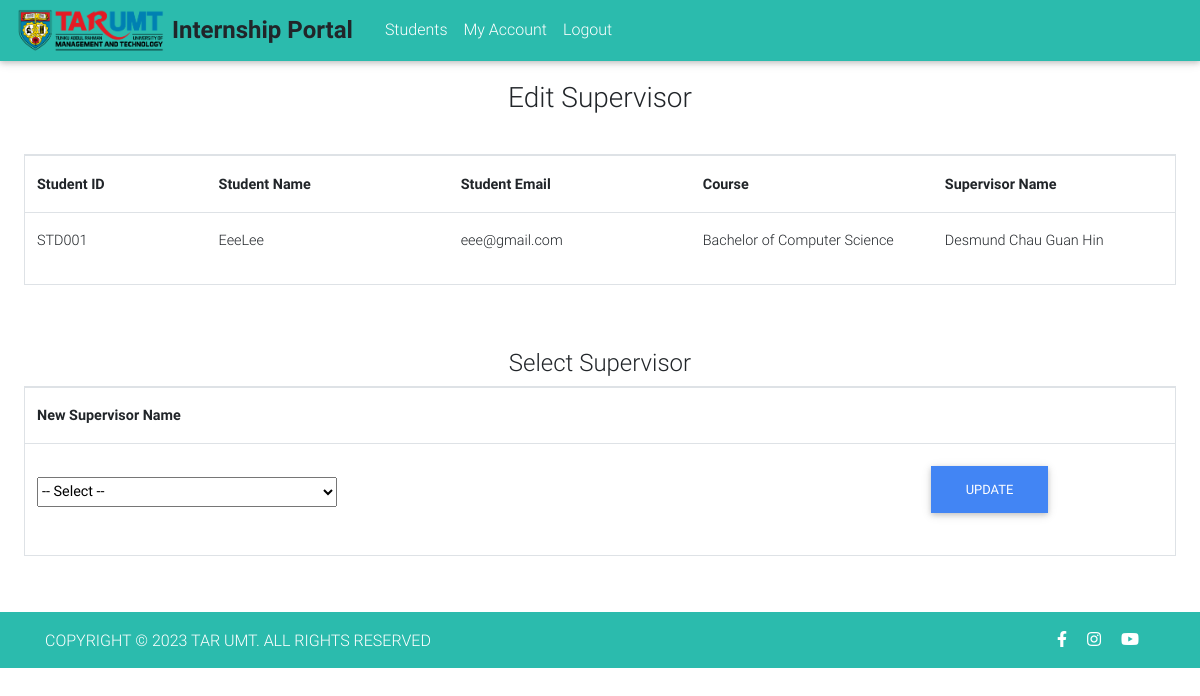
The page /committee/editSupervisor.php?studID=STD001 on the database its author committed.
### tables this page shows
CREATE TABLE `student` (
  `studentID` varchar(100) NOT NULL,
  `name` varchar(100) NOT NULL,
  `email` varchar(100) NOT NULL,
  `password` varchar(100) NOT NULL,
  `course` varchar(100) NOT NULL,
  `supervisorID` varchar(100) DEFAULT NULL
);

### committee/editSupervisor.php (the view, shortened to what this page needs)
<?php
  include('includes/header.php');
?>
<?php
    $retStudentID = $_GET['studID'];
    $sql = "SELECT student.*, COALESCE(supervisor.name, '- Not Assigned -') AS supName
            FROM student
            LEFT JOIN supervisor ON student.supervisorID = supervisor.supervisorID
            WHERE studentID = '$retStudentID'";
    $students = $db->query($sql);
?>
    <main>
        <h3 class="text-center p-3">Edit Supervisor</h3>
        <div class="m-4 border" width="100%">
          <table class="table">
              <tr>
                  <td width="15%" style="font-weight: bold">Student ID</td>
                  <td width="20%" style="font-weight: bold">Student Name</td>
                  <td width="20%" style="font-weight: bold">Student Email</td>
                  <td width="20%" style="font-weight: bold">Course</td>
                  <td width="20%" style="font-weight: bold">Supervisor Name</td>
              </tr
              <?php while($student = mysqli_fetch_assoc($students)): ?>
                    <tr>
                        <td><?=$student['studentID'];?> </td>
                        <td><?=$student['name'];?> </td>
                        <td><?=$student['email'];?> </td>
                        <td><?=$student['course'];?> </td>
                        <td><?=$student['supName'];?> </td>
                <?php endwhile;?>
         </table>
        </div>
        <br>
<?php
    $sql2 = "SELECT * FROM supervisor";
    $sups = $db->query($sql2);
?>
        <h4 class="text-center  pt-3 pb-0">Select Supervisor</h3>
        <div class="mx-4 m-2 border" width="100%">
          <table class="table">
              <tr>
                  <td width="70%" style="font-weight: bold">New Supervisor Name</td>
                  <td width="20%"></td>
              </tr>
              <tr>
                <form action="#" method="post">
                  <td>
                        <select class="my-3" style="width: 300px; height: 30px" name="supervisorIDSelected">
                        <option selected="true" disabled="disabled">-- Select --</option>
                            <?php while($sup = mysqli_fetch_assoc($sups)): ?><option value="<?=$sup['supervisorID'];?>"><?=$sup['supervisorID'];?> - <?=$sup['name'];?></option><?php endwhile;?></select>
                  </td>
                  <td>
                      <input style="background-color: #4285f4!important; color: #fff; box-shadow: 0 2px 5px 0 rgba(0,0,0,.16), 0 2px 10px 0 rgba(0,0,0,.12);
    padding: .84rem 2.14rem;
    font-size: .81rem; border: none; margin-top: 5px" type="submit" value="UPDATE" onclick="return confirm('Are you sure?');" >
                  </td>
                </form>
              </tr>
         </table>
        </div>
        <br>
        <br>
    </main>
<?php include 'includes/footer.php';  ?>

### rows shown on the page
student: studentID "STD001", name "EeeLee", email "eee@gmail.com", course "Bachelor of Computer Science", supName "Desmund Chau Guan Hin"
